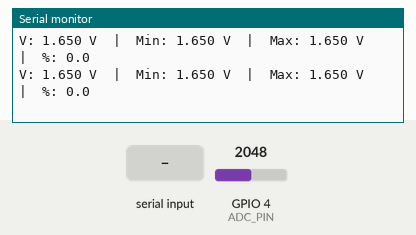
The sketch below on a simulated ESP32-C6. Parts: the last lines printed to the serial monitor. The inputs (shaded band) are chosen by the test bench; at power-on: GPIO 4 (ADC_PIN) = 2048 (analog values on the 0–4095 scale).

Above: at 1.5 s.
1.6 s: "r" received over Serial
3.2 s: GPIO 4 (ADC_PIN) set to 2866
At 3.59 s:
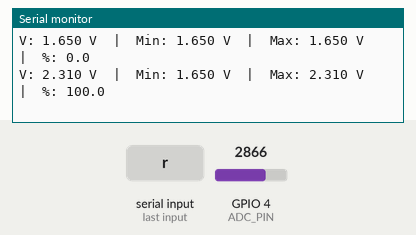
4.7 s: "R" received over Serial
At 5.03 s:
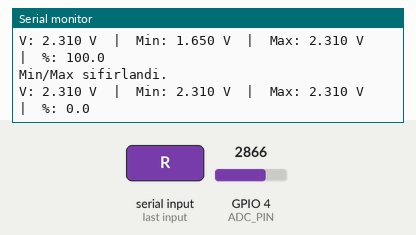
6.2 s: GPIO 4 (ADC_PIN) set to 3603
At 6.2 s:
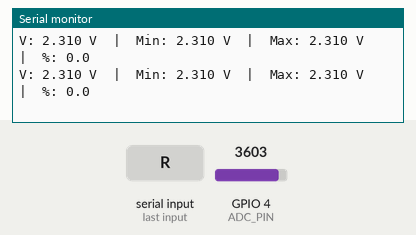
Timing chart, 0 to 8.7 s (numbered marks = the images above; inputs shaded):
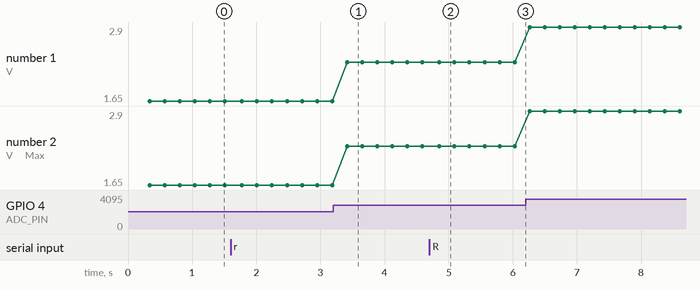

Measured:
- after the input at 3.2 s, the serial monitor: prints a new line after 0.22 s (image 1)
- after the input at 4.7 s, the serial monitor: prints a new line after 0.16 s (image 2)
- plotted number 1: 1.65 → 2.31 after the input at 3.2 s, 2.31 → 2.9 after the input at 6.2 s
- plotted number 2: 1.65 → 2.31 after the input at 3.2 s, 2.31 → 2.9 after the input at 6.2 s

The sketch:

tekstil_sensor_voltaj.ino
```cpp
// ESP32-C6 ADC Min/Max ve Yüzde Gösterimi
// Bağlantı: Ölçüm hattını GPIO4'e takın (ADC1_CH4)

const int   ADC_PIN       = 4;             // ADC1_CH4 (ESP32-C6'da analog giriş)
const int   NUM_SAMPLES   = 16;            // Gürültü için ortalama
const float DIVIDER_GAIN  = 1.0f;          // Voltaj bölücü varsa ayarlayın
const float K_EPS         = 1e-6f;         // Sıfıra bölme koruması

float vMin = NAN, vMax = NAN;

void setup() {
  Serial.begin(115200);
  delay(300);

  analogReadResolution(12);                // 0..4095 aralığı
  analogSetPinAttenuation(ADC_PIN, ADC_11db); // 0..3.3V giriş aralığı

  Serial.println("ESP32-C6 ADC - Min/Max ve Yuzde Gosterimi (GPIO4)");
  Serial.println("Seri porttan 'r' gonderirsen min/max sifirlanir.");
}

float readVoltage() {
  // Ortalama ADC okuma (ham)
  uint32_t sum = 0;
  for (int i = 0; i < NUM_SAMPLES; i++) {
    sum += analogRead(ADC_PIN);
    delay(2);
  }
  float avg = (float)sum / NUM_SAMPLES;

  // 12-bit çözünürlükte maksimum 4095 değeri ≈ 3.3V
  float v = (avg / 4095.0f) * 3.3f * DIVIDER_GAIN;
  return v;
}

void resetMinMax(float v) {
  vMin = v;
  vMax = v;
}

void loop() {
  if (Serial.available()) {
    char c = Serial.read();
    if (c == 'r' || c == 'R') {
      float v = readVoltage();
      resetMinMax(v);
      Serial.println("Min/Max sifirlandi.");
    }
  }

  float v = readVoltage();

  if (isnan(vMin) || isnan(vMax)) {
    resetMinMax(v);
  }

  if (v < vMin) vMin = v;
  if (v > vMax) vMax = v;

  float span = vMax - vMin;
  float pct  = (span > K_EPS) ? ((v - vMin) / span) * 100.0f : 0.0f;

  if (pct < 0) pct = 0;
  if (pct > 100) pct = 100;

  Serial.print("V: ");
  Serial.print(v, 3);
  Serial.print(" V  |  Min: ");
  Serial.print(vMin, 3);
  Serial.print(" V  |  Max: ");
  Serial.print(vMax, 3);
  Serial.print(" V  |  %: ");
  Serial.println(pct, 1);

  delay(200);
}
```
